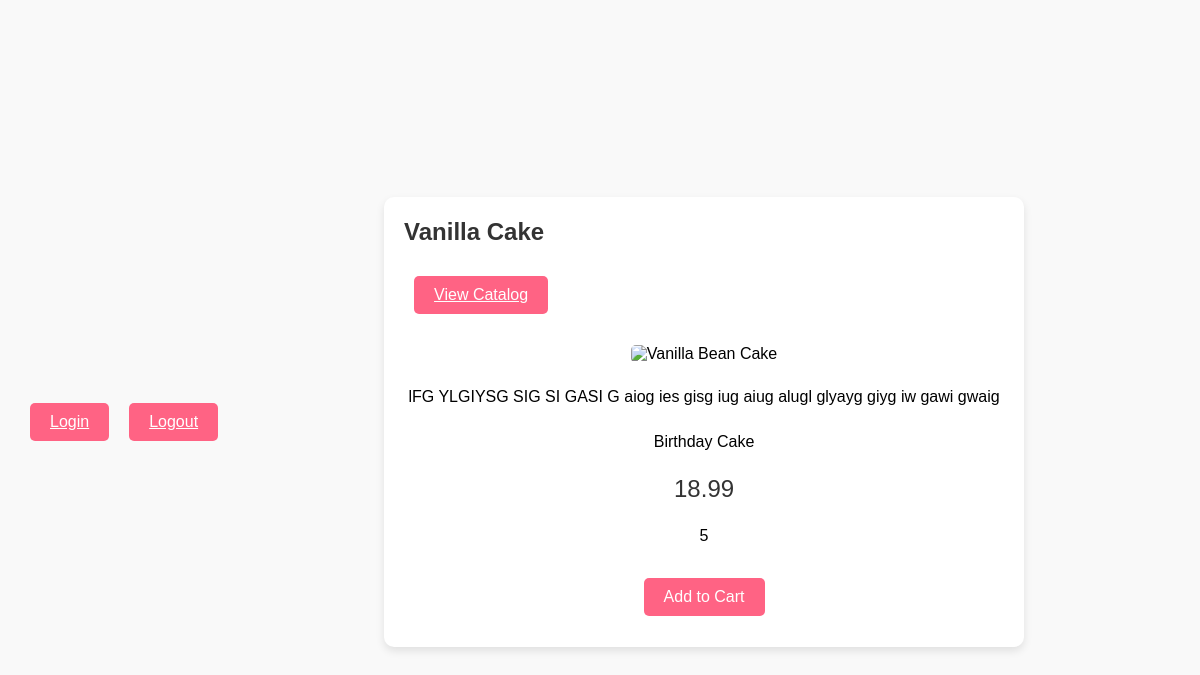
Page /Cake/details/1 on the earlier database version.
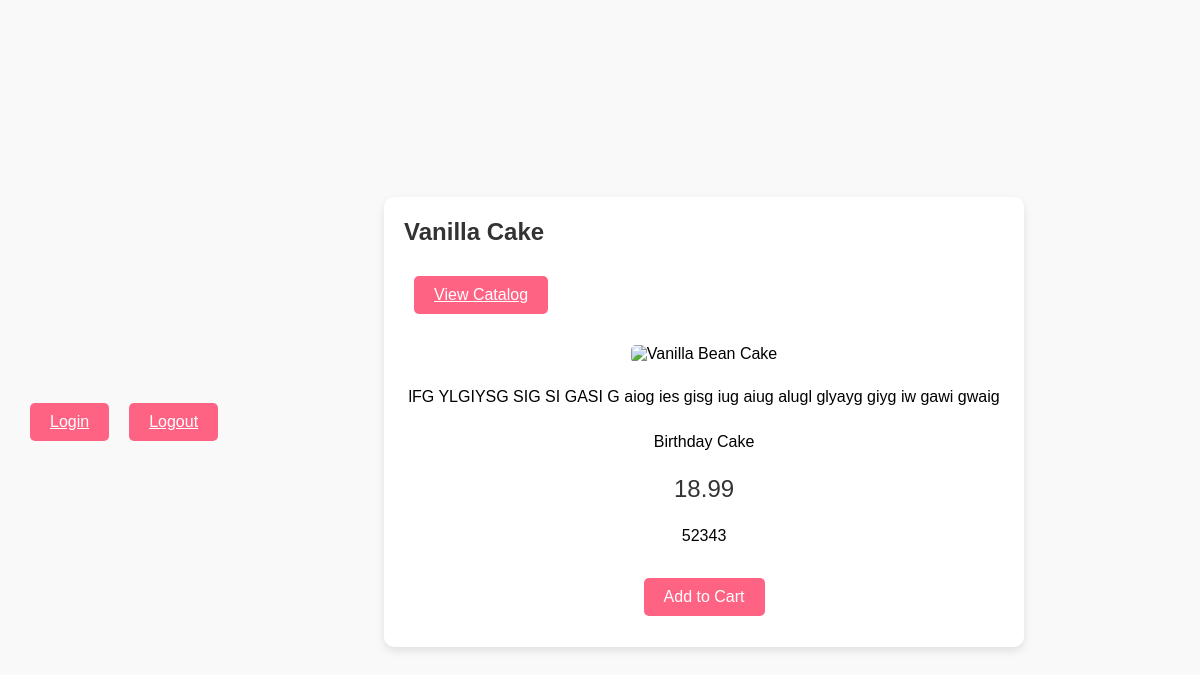
Same page on the later database version.
### tables this page shows
CREATE TABLE `product` (
  `product_id` int(11) NOT NULL,
  `name` varchar(255) NOT NULL,
  `type` varchar(100) NOT NULL,
  `price` decimal(10,2) NOT NULL,
  `details` text NOT NULL,
  `quantity` int(11) NOT NULL,
  `image_path` varchar(255) NOT NULL
);

### app/core/Controller.php (called while the page is built, shortened)
<?php
class Controller{
	function view($name, $data=null){
		include('app/views/' . $name . '.php');
	}
}

### app/controllers/Cake.php (called while the page is built, shortened)
<?php
class Cake extends \app\core\Controller {
    public function details($product_id) {
        $productModel = new \app\models\Product();
        $product = $productModel->get($product_id);
        $this->view('Product/details', $product);
    }
}

### app/core/App.php (called while the page is built, shortened)
<?php
class App{
    private $routes = [];
    public function addRoute($url,$handler){
        $url = preg_replace('/{([^\/]+)}/', '(?<$1>[^\/]+)', $url);
        $this->routes[$url] = $handler;
    }
    public function resolve($url){
        $matches = [];
        foreach ($this->routes as $routePattern => $controllerMethod) {
            if(preg_match("#^$routePattern$#", $url, $matches)){
                $namedParams = array_filter($matches,
                    function($key) {
                        return !is_numeric($key);
                    }
                    , ARRAY_FILTER_USE_KEY);
                return [$controllerMethod, $namedParams];
            }
        }
        return false;
    }
    function __construct(){
        $url = $_GET['url'];
        [$controllerMethod, $namedParams] = $this->resolve($url);
        [$controller,$method] = explode(',', $controllerMethod);
        $controllerInstance = new $controller();
        call_user_func_array([$controllerInstance, $method], $namedParams);
    }
}

### index.php (called while the page is built, shortened)
<?php
new App();

### app/models/Product.php (called while the page is built, shortened)
<?php
class Product extends \app\core\Model{
    public function get($product_id){
        $SQL = 'SELECT * FROM product WHERE product_id = :product_id';
        $STMT = self::$_conn->prepare($SQL);
        $STMT->execute(['product_id' => $product_id]);
        $STMT->setFetchMode(PDO::FETCH_CLASS, 'app\models\Product');
        return $STMT->fetch();
    }
}

### app/core/autoload.php (called while the page is built, shortened)
<?php
spl_autoload_register(
    function($class_name){
        $class_name = str_replace('\\', DIRECTORY_SEPARATOR, $class_name);
        if(file_exists($class_name.'.php')){
            return true;
        }
        else
        {
            return false;
        }
    }
);

### app/core/Model.php (called while the page is built, shortened)
<?php
class Model{
	public function __construct(){
		$host = 'localhost';
		$dbname = 'cakedb';
		$user = 'root';
		$pass = '';
	}
}

### app/views/Product/details.php (the view, shortened to what this page needs)
<html lang="en">
<head>
    <link rel="stylesheet" href="\css\base.css">
    <link rel="stylesheet" href="\css\product.css">
</head>
<body>
    <a href="/User/login" class="add-to-cart-btn">Login</a>
    <a href="/User/logout" class="add-to-cart-btn">Logout</a>
    <div class="container product-details">
        <h2><?= $data->name ?></h2>
        <a href="/Cake/catalog" class="add-to-cart-btn">View Catalog</a>
        <div class="product-image">
            <img src="../../../common/images/deluxe-chocolate-cake.jpg" alt="Vanilla Bean Cake">
        </div>
        <div class="product-info">
            <p class="description"><?= $data->details ?></p>
            <p class="description"><?= $data->type ?></p>
            <p class="price"><?= $data->price ?></p>
            <p class="description"><?= $data->quantity ?></p>
            <button class="add-to-cart-btn">Add to Cart</button>
        </div>
    </div>
</body>
</html>

Differences in the rows shown:
changed product "Vanilla Cake": quantity "5" → "52343"
